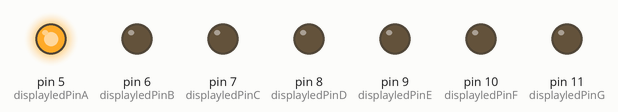
Simulated run of this sketch. Board: Arduino Uno, built with avr-gcc and run on an emulated ATmega328P. Shown: output pins drawn as LEDs (lit = HIGH).

Above: at 0.1 s.
At 7.1 s:
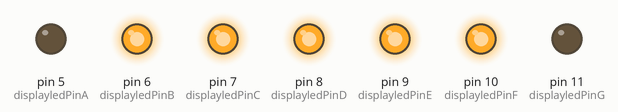
At 12.1 s:
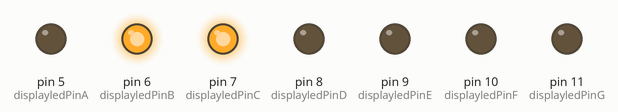
At 18.1 s:
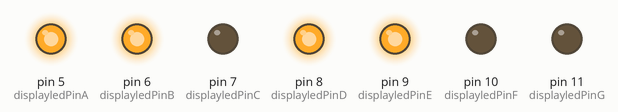
At 28.1 s:
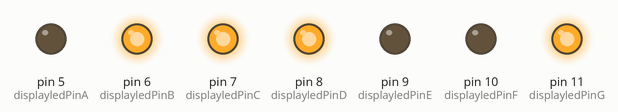
At 38.1 s:
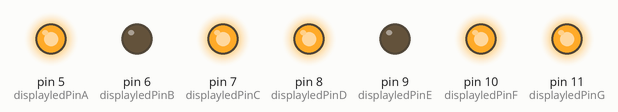
Timing chart, 0 to 39.6 s (numbered marks = the images above):
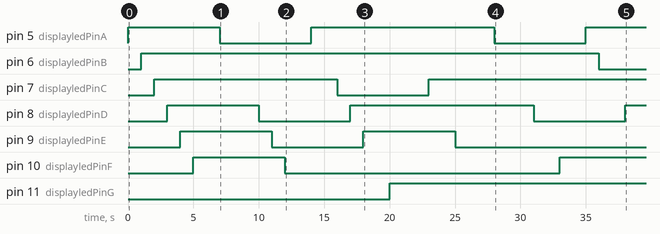

The sketch:

SortidesiEntradesDigitals2.1.ino.ino
```cpp
/*************************************************************************************************
**                                                                                              **
**                              DescripciÃ³ del programa                                         **
**                                                                                              **
*************************************************************************************************/

//******  Includes  ******************************************************************************


//******  Variables   ****************************************************************************
int displayledPinA = 5;
int displayledPinB = 6;
int displayledPinC = 7;
int displayledPinD = 8;
int displayledPinE = 9;
int displayledPinF = 10;
int displayledPinG = 11;
int button = 2;

//******  Setup  *********************************************************************************

void setup(){

    pinMode(displayledPinA, OUTPUT);
    pinMode(displayledPinB, OUTPUT);
    pinMode(displayledPinC, OUTPUT);
    pinMode(displayledPinD, OUTPUT);
    pinMode(displayledPinE, OUTPUT);
    pinMode(displayledPinF, OUTPUT);
    pinMode(displayledPinG, OUTPUT);


}


//******  Loop  **********************************************************************************

void loop (){


  //DISPLAY 0
  digitalWrite(displayledPinA, HIGH);
  delay(1000);
  digitalWrite(displayledPinB, HIGH);
  delay(1000);
  digitalWrite(displayledPinC, HIGH);
  delay(1000);
  digitalWrite(displayledPinD, HIGH);
  delay(1000);
  digitalWrite(displayledPinE, HIGH);
  delay(1000);
  digitalWrite(displayledPinF, HIGH);
  delay(1000);
  digitalWrite(displayledPinG, LOW);
  delay(1000);

//DISPLAY 1
  digitalWrite(displayledPinA, LOW);
  delay(1000);
  digitalWrite(displayledPinB, HIGH);
  delay(1000);
  digitalWrite(displayledPinC, HIGH);
  delay(1000);
  digitalWrite(displayledPinD, LOW);
  delay(1000);
  digitalWrite(displayledPinE, LOW);
  delay(1000);
  digitalWrite(displayledPinF, LOW);
  delay(1000);
  digitalWrite(displayledPinG, LOW);
  delay(1000);

//DISPLAY 2
  digitalWrite(displayledPinA, HIGH);
  delay(1000);
  digitalWrite(displayledPinB, HIGH);
  delay(1000);
  digitalWrite(displayledPinC, LOW);
  delay(1000);
  digitalWrite(displayledPinD, HIGH);
  delay(1000);
  digitalWrite(displayledPinE, HIGH);
  delay(1000);
  digitalWrite(displayledPinF, LOW);
  delay(1000);
  digitalWrite(displayledPinG, HIGH);
  delay(1000);

//DISPLAY 3
  digitalWrite(displayledPinA, HIGH);
  delay(1000);
  digitalWrite(displayledPinB, HIGH);
  delay(1000);
  digitalWrite(displayledPinC, HIGH);
  delay(1000);
  digitalWrite(displayledPinD, HIGH);
  delay(1000);
  digitalWrite(displayledPinE, LOW);
  delay(1000);
  digitalWrite(displayledPinF, LOW);
  delay(1000);
  digitalWrite(displayledPinG, HIGH);
  delay(1000);

//DISPLAY 4
  digitalWrite(displayledPinA, LOW);
  delay(1000);
  digitalWrite(displayledPinB, HIGH);
  delay(1000);
  digitalWrite(displayledPinC, HIGH);
  delay(1000);
  digitalWrite(displayledPinD, LOW);
  delay(1000);
  digitalWrite(displayledPinE, LOW);
  delay(1000);
  digitalWrite(displayledPinF, HIGH);
  delay(1000);
  digitalWrite(displayledPinG, HIGH);
  delay(1000);

//DISPLAY 5
  digitalWrite(displayledPinA, HIGH);
  delay(1000);
  digitalWrite(displayledPinB, LOW);
  delay(1000);
  digitalWrite(displayledPinC, HIGH);
  delay(1000);
  digitalWrite(displayledPinD, HIGH);
  delay(1000);
  digitalWrite(displayledPinE, LOW);
  delay(1000);
  digitalWrite(displayledPinF, HIGH);
  delay(1000);
  digitalWrite(displayledPinG, HIGH);
  delay(1000);

  //DISPLAY 6
  digitalWrite(displayledPinA, LOW);
  delay(1000);
  digitalWrite(displayledPinB, LOW);
  delay(1000);
  digitalWrite(displayledPinC, HIGH);
  delay(1000);
  digitalWrite(displayledPinD, HIGH);
  delay(1000);
  digitalWrite(displayledPinE, HIGH);
  delay(1000);
  digitalWrite(displayledPinF, HIGH);
  delay(1000);
  digitalWrite(displayledPinG, HIGH);
  delay(1000);

   //DISPLAY 7
  digitalWrite(displayledPinA, HIGH);
  delay(1000);
  digitalWrite(displayledPinB, HIGH);
  delay(1000);
  digitalWrite(displayledPinC, HIGH);
  delay(1000);
  digitalWrite(displayledPinD, LOW);
  delay(1000);
  digitalWrite(displayledPinE, LOW);
  delay(1000);
  digitalWrite(displayledPinF, LOW);
  delay(1000);
  digitalWrite(displayledPinG, LOW);
  delay(1000);

   //DISPLAY 8
  digitalWrite(displayledPinA, HIGH);
  delay(1000);
  digitalWrite(displayledPinB, HIGH);
  delay(1000);
  digitalWrite(displayledPinC, HIGH);
  delay(1000);
  digitalWrite(displayledPinD, HIGH);
  delay(1000);
  digitalWrite(displayledPinE, HIGH);
  delay(1000);
  digitalWrite(displayledPinF, HIGH);
  delay(1000);
  digitalWrite(displayledPinG, HIGH);
  delay(1000);

   //DISPLAY 9
  digitalWrite(displayledPinA, HIGH);
  delay(1000);
  digitalWrite(displayledPinB, HIGH);
  delay(1000);
  digitalWrite(displayledPinC, HIGH);
  delay(1000);
  digitalWrite(displayledPinD, LOW);
  delay(1000);
  digitalWrite(displayledPinE, LOW);
  delay(1000);
  digitalWrite(displayledPinF, HIGH);
  delay(1000);
  digitalWrite(displayledPinG, HIGH);
  delay (1000);


}
```

Measured:
- by itself, pin 5 (displayledPinA), pin 8 (displayledPinD): goes HIGH 7.0 s, LOW 7.0 s, HIGH 14.0 s, LOW 7.0 s, then HIGH
- by itself, pin 6 (displayledPinB): LOW → HIGH at 1.0 s, → LOW 35.0 s later
- by itself, pin 7 (displayledPinC): LOW → HIGH at 2.0 s, → LOW 14.0 s later, → HIGH 7.0 s later
- by itself, pin 9 (displayledPinE): alternates HIGH for 7.0 s and LOW for 7.0 s, 4 changes in all, then stays LOW
- by itself, pin 10 (displayledPinF): LOW → HIGH at 5.0 s, → LOW 7.0 s later, → HIGH 21.0 s later
- by itself, pin 11 (displayledPinG): LOW → HIGH at 20.0 s
